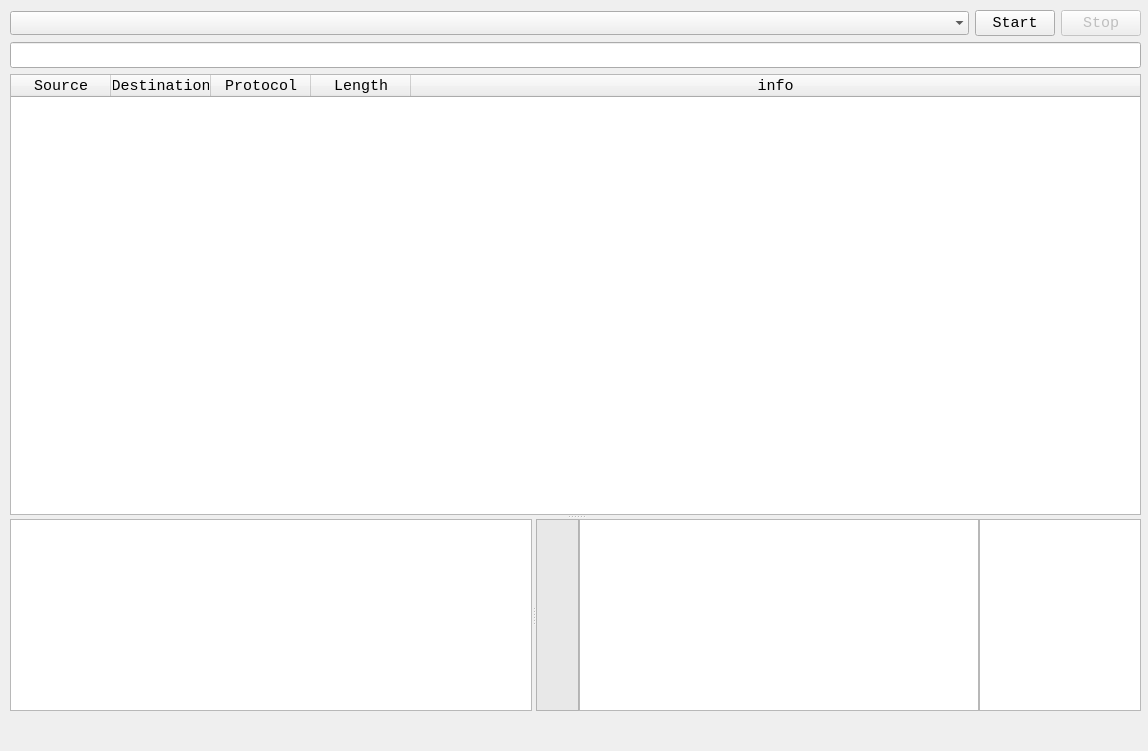
<?xml version="1.0" encoding="UTF-8"?>
<ui version="4.0">
 <class>MainWindow</class>
 <widget class="QMainWindow" name="MainWindow">
  <property name="geometry">
   <rect>
    <x>0</x>
    <y>0</y>
    <width>1148</width>
    <height>751</height>
   </rect>
  </property>
  <property name="font">
   <font>
    <family>Consolas</family>
    <pointsize>11</pointsize>
   </font>
  </property>
  <property name="windowTitle">
   <string>MainWindow</string>
  </property>
  <widget class="QWidget" name="centralwidget">
   <widget class="QWidget" name="layoutWidget">
    <property name="geometry">
     <rect>
      <x>10</x>
      <y>10</y>
      <width>1131</width>
      <height>701</height>
     </rect>
    </property>
    <layout class="QGridLayout" name="gridLayout">
     <item row="0" column="0">
      <layout class="QHBoxLayout" name="horizontalLayout_2">
       <item>
        <widget class="QComboBox" name="ifaces">
         <property name="frame">
          <bool>false</bool>
         </property>
        </widget>
       </item>
       <item>
        <widget class="QPushButton" name="start">
         <property name="sizePolicy">
          <sizepolicy hsizetype="Fixed" vsizetype="Fixed">
           <horstretch>0</horstretch>
           <verstretch>0</verstretch>
          </sizepolicy>
         </property>
         <property name="text">
          <string>Start</string>
         </property>
         <property name="checkable">
          <bool>true</bool>
         </property>
        </widget>
       </item>
       <item>
        <widget class="QPushButton" name="stop">
         <property name="enabled">
          <bool>false</bool>
         </property>
         <property name="sizePolicy">
          <sizepolicy hsizetype="Fixed" vsizetype="Fixed">
           <horstretch>0</horstretch>
           <verstretch>0</verstretch>
          </sizepolicy>
         </property>
         <property name="text">
          <string>Stop</string>
         </property>
         <property name="checkable">
          <bool>true</bool>
         </property>
        </widget>
       </item>
      </layout>
     </item>
     <item row="1" column="0">
      <widget class="QLineEdit" name="filter">
       <property name="clearButtonEnabled">
        <bool>true</bool>
       </property>
      </widget>
     </item>
     <item row="2" column="0">
      <widget class="QSplitter" name="splitter_2">
       <property name="orientation">
        <enum>Qt::Vertical</enum>
       </property>
       <widget class="QTableWidget" name="info">
        <property name="font">
         <font>
          <family>Consolas</family>
          <pointsize>11</pointsize>
         </font>
        </property>
        <property name="focusPolicy">
         <enum>Qt::ClickFocus</enum>
        </property>
        <property name="horizontalScrollBarPolicy">
         <enum>Qt::ScrollBarAsNeeded</enum>
        </property>
        <property name="sizeAdjustPolicy">
         <enum>QAbstractScrollArea::AdjustIgnored</enum>
        </property>
        <property name="editTriggers">
         <set>QAbstractItemView::NoEditTriggers</set>
        </property>
        <property name="dragDropOverwriteMode">
         <bool>false</bool>
        </property>
        <property name="alternatingRowColors">
         <bool>true</bool>
        </property>
        <property name="selectionBehavior">
         <enum>QAbstractItemView::SelectRows</enum>
        </property>
        <property name="verticalScrollMode">
         <enum>QAbstractItemView::ScrollPerItem</enum>
        </property>
        <property name="horizontalScrollMode">
         <enum>QAbstractItemView::ScrollPerItem</enum>
        </property>
        <property name="sortingEnabled">
         <bool>false</bool>
        </property>
        <attribute name="horizontalHeaderCascadingSectionResizes">
         <bool>true</bool>
        </attribute>
        <attribute name="horizontalHeaderStretchLastSection">
         <bool>true</bool>
        </attribute>
        <attribute name="verticalHeaderVisible">
         <bool>true</bool>
        </attribute>
        <attribute name="verticalHeaderCascadingSectionResizes">
         <bool>true</bool>
        </attribute>
        <attribute name="verticalHeaderShowSortIndicator" stdset="0">
         <bool>true</bool>
        </attribute>
        <attribute name="verticalHeaderStretchLastSection">
         <bool>false</bool>
        </attribute>
        <column>
         <property name="text">
          <string>Source</string>
         </property>
        </column>
        <column>
         <property name="text">
          <string>Destination</string>
         </property>
        </column>
        <column>
         <property name="text">
          <string>Protocol</string>
         </property>
        </column>
        <column>
         <property name="text">
          <string>Length</string>
         </property>
        </column>
        <column>
         <property name="text">
          <string>info</string>
         </property>
        </column>
       </widget>
       <widget class="QSplitter" name="splitter">
        <property name="orientation">
         <enum>Qt::Horizontal</enum>
        </property>
        <widget class="QTreeWidget" name="detail">
         <property name="textElideMode">
          <enum>Qt::ElideRight</enum>
         </property>
         <attribute name="headerVisible">
          <bool>false</bool>
         </attribute>
         <column>
          <property name="text">
           <string>detail</string>
          </property>
         </column>
        </widget>
        <widget class="QWidget" name="layoutWidget">
         <layout class="QHBoxLayout" name="horizontalLayout">
          <property name="spacing">
           <number>0</number>
          </property>
          <property name="sizeConstraint">
           <enum>QLayout::SetFixedSize</enum>
          </property>
          <item>
           <widget class="QTextEdit" name="nums">
            <property name="sizePolicy">
             <sizepolicy hsizetype="Minimum" vsizetype="Expanding">
              <horstretch>0</horstretch>
              <verstretch>0</verstretch>
             </sizepolicy>
            </property>
            <property name="minimumSize">
             <size>
              <width>43</width>
              <height>0</height>
             </size>
            </property>
            <property name="maximumSize">
             <size>
              <width>43</width>
              <height>16777215</height>
             </size>
            </property>
            <property name="styleSheet">
             <string notr="true">background-color: rgb(232, 232, 232);</string>
            </property>
            <property name="verticalScrollBarPolicy">
             <enum>Qt::ScrollBarAlwaysOff</enum>
            </property>
            <property name="horizontalScrollBarPolicy">
             <enum>Qt::ScrollBarAlwaysOff</enum>
            </property>
           </widget>
          </item>
          <item>
           <widget class="QTextEdit" name="raw">
            <property name="sizePolicy">
             <sizepolicy hsizetype="Minimum" vsizetype="Expanding">
              <horstretch>0</horstretch>
              <verstretch>0</verstretch>
             </sizepolicy>
            </property>
            <property name="minimumSize">
             <size>
              <width>400</width>
              <height>0</height>
             </size>
            </property>
            <property name="maximumSize">
             <size>
              <width>400</width>
              <height>16777215</height>
             </size>
            </property>
            <property name="sizeIncrement">
             <size>
              <width>20</width>
              <height>0</height>
             </size>
            </property>
            <property name="baseSize">
             <size>
              <width>0</width>
              <height>0</height>
             </size>
            </property>
            <property name="acceptDrops">
             <bool>false</bool>
            </property>
            <property name="verticalScrollBarPolicy">
             <enum>Qt::ScrollBarAlwaysOff</enum>
            </property>
            <property name="horizontalScrollBarPolicy">
             <enum>Qt::ScrollBarAlwaysOff</enum>
            </property>
            <property name="readOnly">
             <bool>true</bool>
            </property>
            <property name="acceptRichText">
             <bool>false</bool>
            </property>
           </widget>
          </item>
          <item>
           <widget class="QTextEdit" name="string">
            <property name="sizePolicy">
             <sizepolicy hsizetype="Minimum" vsizetype="Expanding">
              <horstretch>0</horstretch>
              <verstretch>0</verstretch>
             </sizepolicy>
            </property>
            <property name="minimumSize">
             <size>
              <width>162</width>
              <height>0</height>
             </size>
            </property>
            <property name="maximumSize">
             <size>
              <width>162</width>
              <height>16777215</height>
             </size>
            </property>
            <property name="sizeIncrement">
             <size>
              <width>20</width>
              <height>0</height>
             </size>
            </property>
            <property name="baseSize">
             <size>
              <width>0</width>
              <height>0</height>
             </size>
            </property>
            <property name="verticalScrollBarPolicy">
             <enum>Qt::ScrollBarAsNeeded</enum>
            </property>
            <property name="lineWrapMode">
             <enum>QTextEdit::WidgetWidth</enum>
            </property>
            <property name="lineWrapColumnOrWidth">
             <number>0</number>
            </property>
            <property name="readOnly">
             <bool>true</bool>
            </property>
           </widget>
          </item>
         </layout>
        </widget>
       </widget>
      </widget>
     </item>
    </layout>
   </widget>
  </widget>
  <widget class="QMenuBar" name="menubar">
   <property name="geometry">
    <rect>
     <x>0</x>
     <y>0</y>
     <width>1148</width>
     <height>24</height>
    </rect>
   </property>
  </widget>
 </widget>
 <resources/>
 <connections>
  <connection>
   <sender>start</sender>
   <signal>clicked()</signal>
   <receiver>MainWindow</receiver>
   <slot>StartInface()</slot>
   <hints>
    <hint type="sourcelabel">
     <x>760</x>
     <y>67</y>
    </hint>
    <hint type="destinationlabel">
     <x>957</x>
     <y>86</y>
    </hint>
   </hints>
  </connection>
  <connection>
   <sender>stop</sender>
   <signal>clicked()</signal>
   <receiver>MainWindow</receiver>
   <slot>StopInface()</slot>
   <hints>
    <hint type="sourcelabel">
     <x>827</x>
     <y>59</y>
    </hint>
    <hint type="destinationlabel">
     <x>957</x>
     <y>118</y>
    </hint>
   </hints>
  </connection>
  <connection>
   <sender>info</sender>
   <signal>itemClicked(QTableWidgetItem*)</signal>
   <receiver>MainWindow</receiver>
   <slot>Showdetail()</slot>
   <hints>
    <hint type="sourcelabel">
     <x>726</x>
     <y>249</y>
    </hint>
    <hint type="destinationlabel">
     <x>957</x>
     <y>251</y>
    </hint>
   </hints>
  </connection>
  <connection>
   <sender>filter</sender>
   <signal>returnPressed()</signal>
   <receiver>MainWindow</receiver>
   <slot>SetFilter()</slot>
   <hints>
    <hint type="sourcelabel">
     <x>859</x>
     <y>94</y>
    </hint>
    <hint type="destinationlabel">
     <x>957</x>
     <y>173</y>
    </hint>
   </hints>
  </connection>
  <connection>
   <sender>string</sender>
   <signal>textChanged()</signal>
   <receiver>MainWindow</receiver>
   <slot>UpdateLineNums()</slot>
   <hints>
    <hint type="sourcelabel">
     <x>800</x>
     <y>474</y>
    </hint>
    <hint type="destinationlabel">
     <x>933</x>
     <y>474</y>
    </hint>
   </hints>
  </connection>
 </connections>
 <slots>
  <slot>StartInface()</slot>
  <slot>StopInface()</slot>
  <slot>Showdetail()</slot>
  <slot>SetFilter()</slot>
  <slot>UpdateLineNums()</slot>
 </slots>
</ui>
